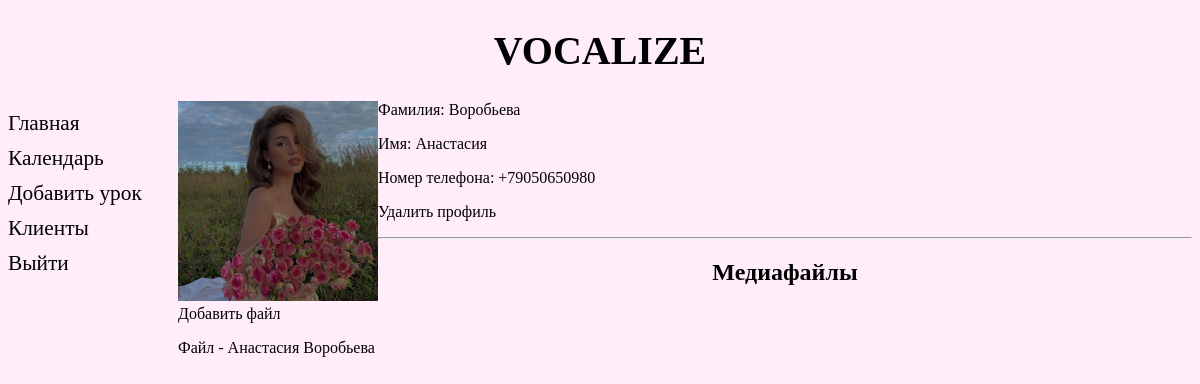
The app's page /profile/2/ (signed in) with its own data.
### main/models.py (models this page shows, shortened)
class Customer(models.Model):
    name = models.CharField(max_length=50, verbose_name='Имя')
    surname = models.CharField(max_length=50, verbose_name='Фамилия')
    photo = models.ImageField(upload_to='photos/%Y/%m/%d/', blank=True, verbose_name='Фото')
    email = models.EmailField(blank=True, unique=True, null=True, verbose_name='Email')
    phone = models.CharField(max_length=20, unique=True, null=True, verbose_name='Номер телефона')
    time_create = models.DateTimeField(auto_now_add=True, verbose_name='Дата создания')
    time_update = models.DateTimeField(auto_now=True, verbose_name='Дата последнего обновления')
    class Meta:
        verbose_name = 'Клиент'
        verbose_name_plural = 'Клиенты'
    def __str__(self):
        return f'{self.name} {self.surname}'

class MediaFile(models.Model):
    customer_id = models.ForeignKey('Customer', on_delete=models.CASCADE, verbose_name='Клиент')
    title = models.CharField(max_length=100, verbose_name='Название')
    description = models.TextField(blank=True, verbose_name='Описание')
    file = models.FileField(
        upload_to='uploads/%Y/%m/%d/',
        validators=[FileExtensionValidator(allowed_extensions=['mp4', 'mp3'])],
        blank=True, null=True, verbose_name='Медиафайл'
    )
    class Meta:
        verbose_name = 'Медиа файл'
        verbose_name_plural = 'Медиа файлы'
    def __str__(self):
        return f'Файл - {self.customer_id}'
    def get_absolute_url(self):
        return reverse('media_file', kwargs={'media_file_id': self.pk})

### main/views.py (the view)
# urls.py: path('profile/<int:customer_id>/', ShowProfile.as_view(), name='profile'),
class ShowProfile(LoginRequiredMixin, DetailView):
    model = Customer
    template_name = 'main/profile.html'
    context_object_name = 'customer'
    pk_url_kwarg = 'customer_id'
    def get_context_data(self, **kwargs):
        context = super().get_context_data(**kwargs)
        context['media_files'] = context['customer'].mediafile_set.all()           #MediaFile.objects.filter(customer_id=context['customer'].pk).select_related('customer_id')
        return context

### main/templates/main/profile.html (shortened to what this page needs)
{% extends 'main/base.html' %}
{% block content %}
    <div class="profile">
        <div class="profile-photo">
            {% if customer.photo %}
            <img src="{{ customer.photo.url }}" width="200" align="left">
            {% endif %}
        </div>
        <div class="profile-description">
            <p>Фамилия: {{customer.surname}}</p>
            <p>Имя: {{customer.name}}</p>
            <p>Номер телефона: {{customer.phone}}</p>
            <p><a href="{% url 'delete_profile' customer.pk %}">Удалить профиль</a></p>
        </div>
        <div class="profile-media">
            <hr>
            <p><h2 align="center">Медиафайлы</h2></p>
            <a href="{% url 'add_media_file' customer.pk %}"><p>Добавить файл</p></a>
            {% for f in media_files %}
            <a href="{{ f.get_absolute_url }}"><p>{{f}}</p></a>
            {% endfor %}
        </div>
    </div>
{% endblock %}

### main/static/main/css/style.css (style rules this page uses)
html { background-color: rgba(255, 222, 246, .5); }
a, a:visited { text-decoration: none; color: black; }

### records on screen
Customer: photo (picture), surname "Воробьева", name "Анастасия", phone "+79050650980"
MediaFile: customer_id.surname "Файл - Анастасия Воробьева"
